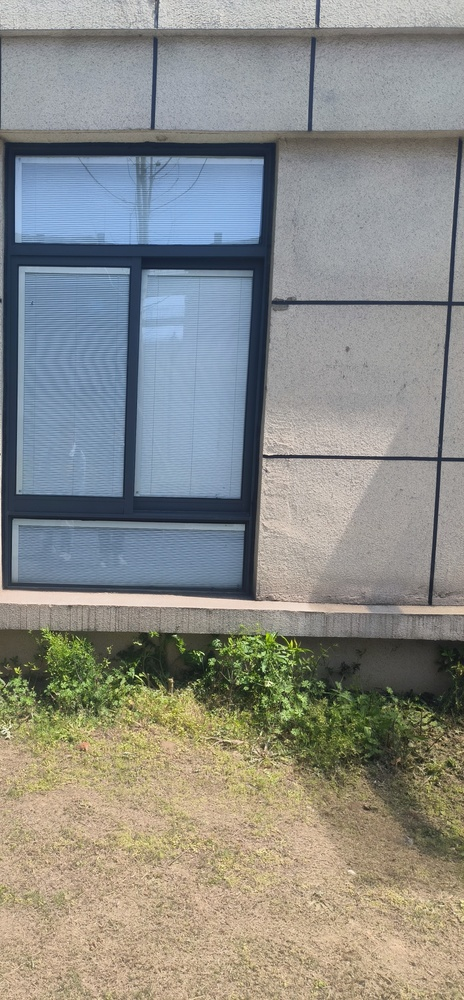
#> input picture 计算机视觉实践-练习1/photos/2.jpg, 464 x 1000 px, shrunk from 1854 x 4000 before the run; its folder holds 2 pictures in this run
$ jupyter execute main.ipynb
#> lines starting #> are read from the running program, lines starting #| are printed output that depends on the picture
[cell 1]
import os
import matplotlib.pyplot as plt
import numpy as np
import cv2
from glob import glob

读取图像

[cell 2]
#加载需要拼接的图片
img_path = 'photos'
img_list = glob(os.path.join(img_path, '*.jpg'))
img1, img2 = img_list[1], img_list[0]
fig, axes = plt.subplots(nrows=1, ncols=2, figsize=(15,10))
img1 = plt.imread(img1)
#> img1 is the input picture: shape (1000, 464, 3); mean R, G, B 140.2, 141.1, 135.4
img2 = plt.imread(img2)
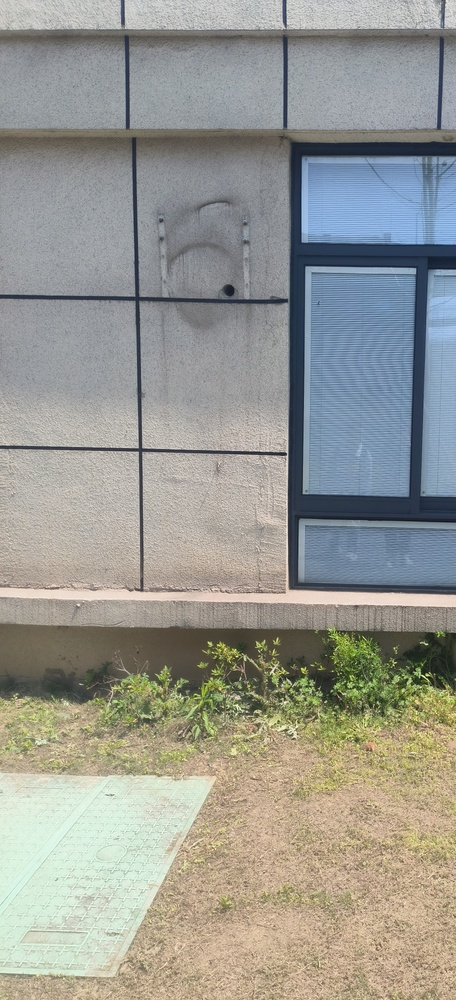
#> input picture 计算机视觉实践-练习1/photos/1.jpg, 456 x 1000 px, shrunk from 1824 x 4000 before the run
#> img2 is the input picture: shape (1000, 456, 3); mean R, G, B 152.5, 153.1, 145.9

axes[0].imshow(img1)
axes[1].imshow(img2)
for ax in axes:
    ax.set_xticks([])
    ax.set_yticks([])
plt.show()
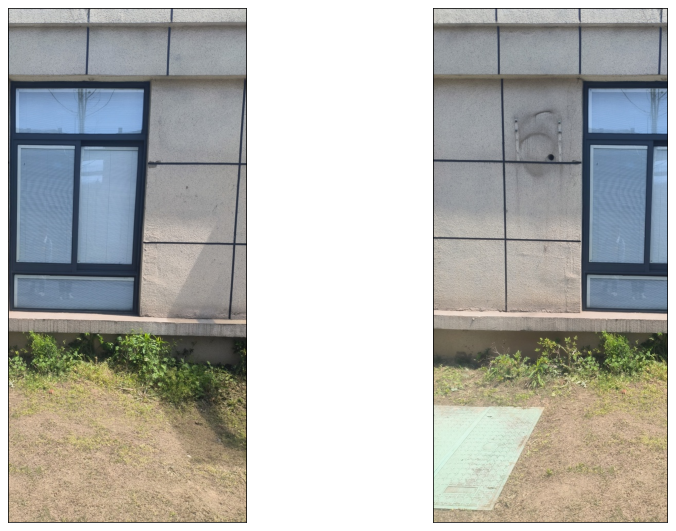
#> figure drawn by matplotlib, 2 panels
# [5 lines of commented-out code are left out]

[cell 3]
#构造sift对象，计算图片的局部特征
sift = cv2.SIFT_create()
kp1, des1 = sift.detectAndCompute(img1, None)#关键点及特征
#> kp1 = 1912 keypoints; strongest (x, y, size): (171, 680, 2.6), (263, 667, 3.3), (267, 685, 2.6), (263, 670, 2.4)
kp2, des2 = sift.detectAndCompute(img2, None)
#> kp2 = 1679 keypoints; strongest (x, y, size): (284, 454, 2.6), (256, 711, 2.1), (210, 644, 2.9), (403, 690, 2.4)
kp1 = np.array([kp.pt for kp in kp1])
#> kp1 = 1912 pairs, first value 2.38 to 461.1, second value 2.27 to 996.9
kp2 = np.array([kp.pt for kp in kp2])
#> kp2 = 1679 pairs, first value 2.78 to 453.1, second value 2.33 to 997.2

[cell 4]
ratio=0.75
reprojThresh = 10.0
matcher = cv2.BFMatcher()
# 使用KNN检测来自A、B图的SIFT特征匹配对，K=2
rawMatches = matcher.knnMatch(des1, des2, 2)
#> rawMatches = 1912 matches
matches = []
for m in rawMatches:
    # 当最近距离跟次近距离的比值小于ratio值时，保留此匹配对
    if len(m) == 2 and m[0].distance < m[1].distance * ratio:
    # 存储两个点在featuresA, featuresB中的索引值
        matches.append((m[0].trainIdx, m[0].queryIdx))
#> after the loop, matches = 471 pairs, first value 134 to 1672, second value 3 to 1908
    # 当筛选后的匹配对大于4时，计算视角变换矩阵
if len(matches) > 4:
    # 获取匹配对的点坐标
    ptsA = np.float32([kp1[i] for (_, i) in matches])
#> ptsA = 471 pairs, first value 3.64 to 460.8, second value 2.27 to 994
    ptsB = np.float32([kp2[i] for (i, _) in matches])
#> ptsB = 471 pairs, first value 76.48 to 451.6, second value 2.33 to 994
    # 计算视角变换矩阵
    (H, status) = cv2.findHomography(ptsA, ptsB, cv2.RANSAC, reprojThresh)
#> H = [[0.998, -0.000513, 286.9], [0.000561, 1, 0.0349], [8.96e-07, -3.44e-07, 1]]; status = 471 values, max 1 at index 0, min 0 at index 282, mean 0.96

[cell 5]
result = cv2.warpPerspective(img1, H, (img1.shape[1] + img2.shape[1], img1.shape[0]))
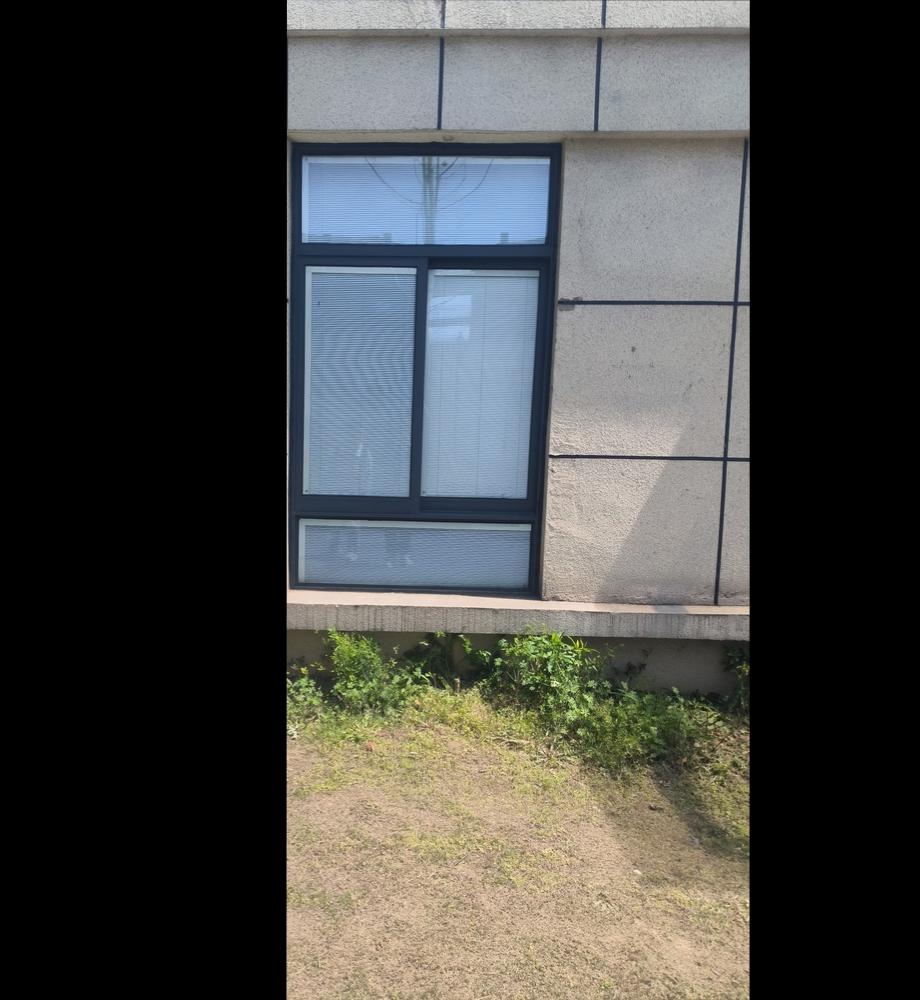
#> result: shape (1000, 920, 3); mean R, G, B 70.5, 71, 68.1
result[0:img2.shape[0], 0:img2.shape[1]] = img2
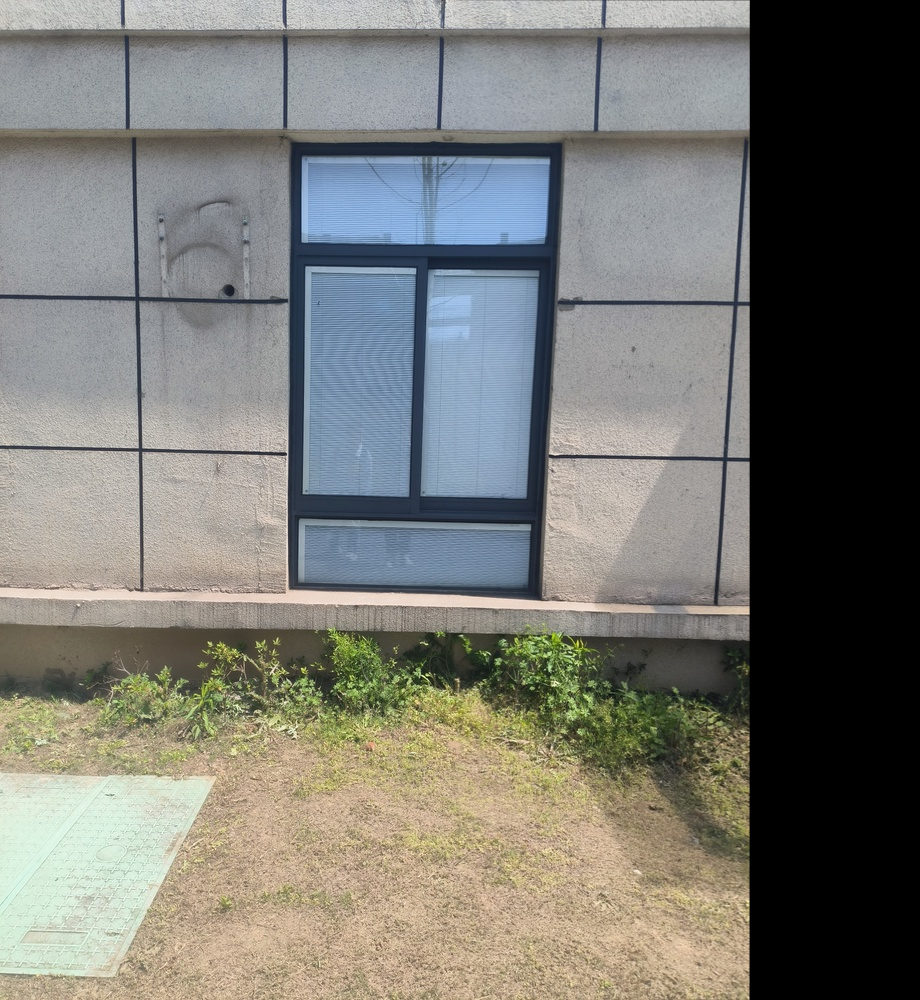
#> result: shape (1000, 920, 3); mean R, G, B 121.2, 121, 114.9
